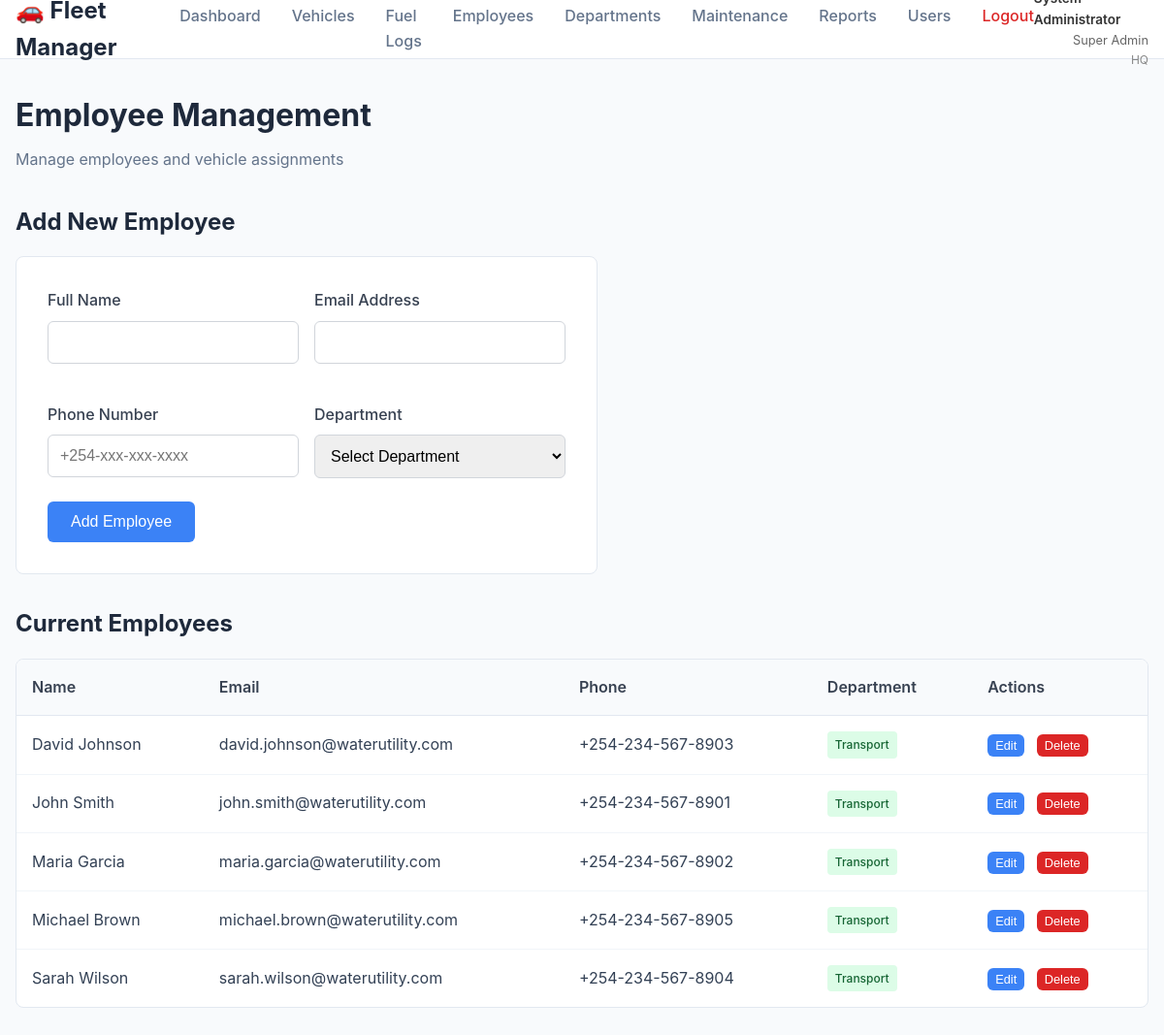
The page /employees.php (signed in) on the database its author committed.
### tables this page shows
CREATE TABLE IF NOT EXISTS employees (
    id INT AUTO_INCREMENT PRIMARY KEY,
    name VARCHAR(255) NOT NULL,
    email VARCHAR(255) NOT NULL UNIQUE,
    phone VARCHAR(20),
    department VARCHAR(100),
    created_at TIMESTAMP DEFAULT CURRENT_TIMESTAMP
);

### config.php (called while the page is built, shortened)
<?php
function hasPermission($permission) {
    $permissions = json_decode($_SESSION['permissions'], true);
    return isset($permissions[$permission]) && $permissions[$permission] === true;
}
?>

### employees.php (the view, shortened to what this page needs)
<?php
require_once 'config.php';
try {
    $stmt = $pdo->query("SELECT * FROM employees ORDER BY name");
    $employees = $stmt->fetchAll();
} catch(PDOException $e) {
    $error = "Database error: " . $e->getMessage();
}
?>
<!DOCTYPE html>
<html lang="en">
<head>
    <link rel="stylesheet" href="styles.css">
</head>
<body>
    <?php include 'header.php'; ?>
    <div class="container">
        <div class="page-header">
            <h1>Employee Management</h1>
            <p>Manage employees and vehicle assignments</p>
        </div>
        <div class="section">
            <h2>Add New Employee</h2>
            <div class="form-container">
                <form method="POST">
                    <div style="display: grid; grid-template-columns: 1fr 1fr; gap: 1rem;">
                        <div class="form-group">
                            <label for="name">Full Name</label>
                            <input type="text" id="name" name="name" class="form-control" required>
                        </div>
                        <div class="form-group">
                            <label for="email">Email Address</label>
                            <input type="email" id="email" name="email" class="form-control" required>
                        </div>
                        <div class="form-group">
                            <label for="phone">Phone Number</label>
                            <input type="tel" id="phone" name="phone" class="form-control" placeholder="+254-xxx-xxx-xxxx">
                        </div>
                        <div class="form-group">
                            <label for="department">Department</label>
                            <select id="department" name="department" class="form-control" required>
                                <option value="">Select Department</option>
                            </select>
                        </div>
                    </div>
                    <button type="submit" class="btn btn-primary">Add Employee</button>
                </form>
            </div>
        </div>
        <div class="section">
            <h2>Current Employees</h2>
            <div class="table-container">
                <table class="data-table">
                    <thead>
                        <tr>
                            <th>Name</th>
                            <th>Email</th>
                            <th>Phone</th>
                            <th>Department</th>
                            <?php if (hasPermission('employees_edit') || hasPermission('employees_delete')): ?>
                                <th>Actions</th>
                            <?php endif; ?>
                        </tr>
                    </thead>
                    <tbody>
                        <?php if (empty($employees)): ?>
                            <tr>
                                <td colspan="<?php echo (hasPermission('employees_edit') || hasPermission('employees_delete')) ? '5' : '4'; ?>" class="no-data">No employees found</td>
                            </tr>
                        <?php else: ?>
                            <?php foreach ($employees as $employee): ?>
                                <tr>
                                    <td><?php echo htmlspecialchars($employee['name']); ?></td>
                                    <td><?php echo htmlspecialchars($employee['email']); ?></td>
                                    <td><?php echo htmlspecialchars($employee['phone'] ?: '-'); ?></td>
                                    <td>
                                        <span class="badge badge-success"><?php echo htmlspecialchars($employee['department']); ?></span>
                                    </td>
                                    <?php if (hasPermission('employees_edit') || hasPermission('employees_delete')): ?>
                                        <td>
                                            <?php if (hasPermission('employees_edit')): ?>
                                                <button onclick="editEmployee(<?php echo $employee['id']; ?>, '<?php echo htmlspecialchars($employee['name'], ENT_QUOTES); ?>', '<?php echo htmlspecialchars($employee['email'], ENT_QUOTES); ?>', '<?php echo htmlspecialchars($employee['phone'], ENT_QUOTES); ?>', '<?php echo htmlspecialchars($employee['department'], ENT_QUOTES); ?>')" class="btn btn-primary" style="padding: 0.25rem 0.5rem; font-size: 0.8rem; margin-right: 0.5rem;">Edit</button>
                                            <?php endif; ?>
                                            <?php if (hasPermission('employees_delete')): ?>
                                                <form method="POST" style="display: inline;" onsubmit="return confirm('Are you sure you want to delete this employee?');">
                                                    <button type="submit" class="btn btn-danger" style="padding: 0.25rem 0.5rem; font-size: 0.8rem;">Delete</button>
                                                </form>
                                            <?php endif; ?>
                                        </td>
                                    <?php endif; ?>
                                </tr>
                            <?php endforeach; ?>
                        <?php endif; ?>
                    </tbody>
                </table>
            </div>
        </div>
    </div>
</body>
</html>

### styles.css (style rules this page uses)
* { margin: 0; padding: 0; box-sizing: border-box; }
body { font-family: -apple-system, BlinkMacSystemFont, 'Segoe UI', Roboto, sans-serif; background-color: #f8fafc; color: #334155; line-height: 1.6; }
.container { max-width: 1200px; margin: 0 auto; padding: 2rem 1rem; }
.page-header { margin-bottom: 2rem; }
.page-header h1 { font-size: 2rem; color: #1e293b; margin-bottom: 0.5rem; }
.page-header p { color: #64748b; }
.section { margin-bottom: 2rem; }
.section h2 { font-size: 1.5rem; color: #1e293b; margin-bottom: 1rem; }
.table-container { background: white; border-radius: 8px; border: 1px solid #e2e8f0; overflow: hidden; }
.data-table { width: 100%; border-collapse: collapse; }
.data-table th { background: #f8fafc; padding: 1rem; text-align: left; font-weight: 600; color: #374151; border-bottom: 1px solid #e2e8f0; }
.data-table td { padding: 1rem; border-bottom: 1px solid #f1f5f9; }
.data-table tr:last-child td { border-bottom: none; }
.form-container { background: white; padding: 2rem; border-radius: 8px; border: 1px solid #e2e8f0; max-width: 600px; }
.form-group { margin-bottom: 1.5rem; }
.form-group label { display: block; margin-bottom: 0.5rem; color: #374151; font-weight: 500; }
.form-control { width: 100%; padding: 0.75rem; border: 1px solid #d1d5db; border-radius: 6px; font-size: 1rem; transition: border-color 0.3s; }
.btn { padding: 0.75rem 1.5rem; border: none; border-radius: 6px; font-size: 1rem; font-weight: 500; cursor: pointer; transition: all 0.3s; text-decoration: none; display: inline-block; }
.btn-primary { background: #3b82f6; color: white; }
.btn-danger { background: #dc2626; color: white; }
.badge { display: inline-block; padding: 0.25rem 0.5rem; font-size: 0.75rem; font-weight: 500; border-radius: 4px; }
.badge-success { background: #dcfce7; color: #166534; }

### rows shown on the page
employees: name "David Johnson", email "david.johnson@waterutility.com", phone "+254-234-567-8903", department "Transport"
employees: name "John Smith", email "john.smith@waterutility.com", phone "+254-234-567-8901", department "Transport"
employees: name "Maria Garcia", email "maria.garcia@waterutility.com", phone "+254-234-567-8902", department "Transport"
employees: name "Michael Brown", email "michael.brown@waterutility.com", phone "+254-234-567-8905", department "Transport"
employees: name "Sarah Wilson", email "sarah.wilson@waterutility.com", phone "+254-234-567-8904", department "Transport"

### other values the page prints
$_SESSION['role_name'] "Super Admin"
$_SESSION['office_name'] "HQ"
